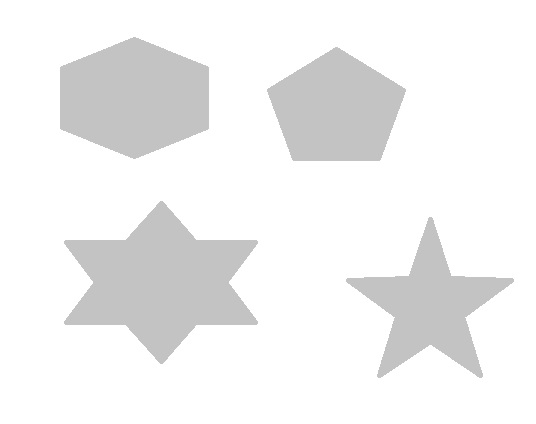
#> input picture CSC420 Intro to Image Understanding/assets/Corners.jpg, 536 x 424 px
$ jupyter execute 'Image Features - Harris Corner Detector.ipynb'
#> lines starting #> are read from the running program, lines starting #| are printed output that depends on the picture
[cell 1]
import cv2
import numpy as np
from matplotlib import pyplot as plt
import math
import scipy.ndimage
import seaborn as sns
from scipy.signal import convolve2d

def imshow(img, ax=None, title="", bgr=True):
    # since plt and cv2 have different RGB sorting
    if bgr:
        img = cv2.cvtColor(img,cv2.COLOR_BGR2RGB)
    if ax == None:
        plt.imshow(img.astype(np.uint8))
        plt.axis("off")
        plt.title(title)
    else:
        ax.imshow(img.astype(np.uint8))
        ax.set_axis_off()
        ax.set_title(title)

plt.rcParams["figure.figsize"] = (12,6)

## Image Stitching

When matching to images, and even to merge into one.
__Detection__ identify the interest points
__Description__ extract __feature vector__ around each interest point
__Matching__ determine correspondence between descriptors in two views

The goal is to detect the same points in both images, the number of points must be generated in each image independently, and must have a sufficient number for comparison, while at the same time not too many, which makes the algorithm slow.

#### What are good characteristics for a interest point
Must have somewhat unique texture in the local sense
Large contrast changes, i.e. gradients
Edge is less useful since line segments can be localized on any place with the same orientation (aperture problem)
Therefore, we need at least two different orientations, which can be reliably matched

### Corner Detection
"Corner like" patch can be reliably matched

We should easily recognize the corner "point" by looking through a small window, where there should have a large change in intensity in all directions.

#### Weighed summed square difference
$$E_{WSSD}(u,v) = \sum_x \sum_y w(x,y)[I(x+u, u+v) - I(x,y)]^2$$
where $w: \mathbb N^2 \rightarrow \mathbb R$ is the weighted function, for example indicator $\mathbb I((x,y) \text{ in window})$, or 2-D Gaussian.

Them, fit $I(x+u, y+v)$ by a first-order Taylor series expansion about $x,y$:
$$I(x+u, y+v)\approx I(x,y) + u\cdot \frac{\partial I}{\partial x}(x,y) + v\cdot \frac{\partial l}{\partial y}(x,y)$$
Then, we can approximate $I$ by a series of polynomials, so that we can plugging in for $E_{WSSD}$

$$\begin{align}
E_{WSSD}(u,v) &= \sum_x \sum_y w(x,y)[I(x+u, u+v) - I(x,y)]^2\\
&\approx \sum_x\sum_y w(x,y)(I(x,y) + u\cdot I_x + v\cdot I_y - I(x,y))^2\\
&= \sum_x\sum_y w(x,y)(u^2I_x^2 + 2u\cdot v\cdot I_x\cdot I_y + v^2I_y^2)\\
&= \sum_x \sum_y w(x,y) \cdot \begin{bmatrix}u&v\end{bmatrix}
\begin{bmatrix}I_x^2&I_x\cdot I_y\\I_x\cdot I_y &I_y^2\end{bmatrix}
\begin{bmatrix}u\\v\end{bmatrix}\\
\text{Let }M &:= \sum_x\sum_y w(x,y)\begin{bmatrix}I_x^2&I_x\cdot I_y\\I_x\cdot I_y &I_y^2\end{bmatrix}\\
&= \begin{bmatrix}u&v\end{bmatrix}
M
\begin{bmatrix}u\\v\end{bmatrix}
\end{align}$$

[cell 2]
img = cv2.imread("../assets/Corners.jpg", cv2.IMREAD_GRAYSCALE)
#> img is the input picture: shape (424, 536); min 186, max 255, mean 241.2
img_blurred = cv2.GaussianBlur(img, (3, 3), 1).astype(int)
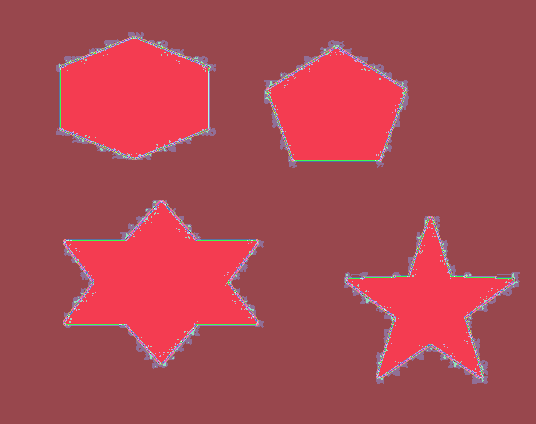
#> img_blurred: shape (424, 536) int64; 43 distinct labels, from 194 to 255; one colour per label, 0 black

img_v = convolve2d(img_blurred, np.array([[-1], [1]]), mode="valid")[:, :]
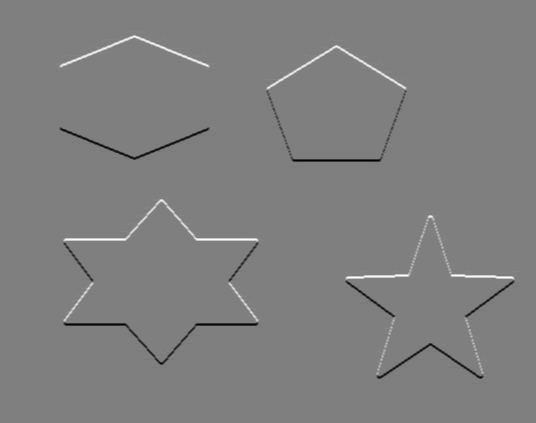
#> img_v: shape (423, 536) int64; min -28, max 28, mean 0; drawn with min black and max white
img_h = convolve2d(img_blurred, np.array([[-1],[1]]), mode="valid")[:, :]

fig, axs = plt.subplots(3, 2, figsize=(12, 16))

sns.heatmap(img_v, ax=axs[0][0], cmap="gray", cbar=False)
axs[0][0].set_axis_off()
axs[0][0].set_title("I_x")
sns.heatmap(img_v * img_v, ax=axs[0][1], cmap="gray", cbar=False)
axs[0][1].set_axis_off()
axs[0][1].set_title("I_x^2")

sns.heatmap(img_h, ax=axs[1][0], cmap="gray", cbar=False)
axs[1][0].set_axis_off()
axs[1][0].set_title("I_y")
sns.heatmap(img_h * img_h, ax=axs[1][1], cmap="gray", cbar=False)
axs[1][1].set_axis_off()
axs[1][1].set_title("I_y^2")

sns.heatmap(img_h * img_v, ax=axs[2][0], cmap="gray", cbar=False)
axs[2][0].set_axis_off()
axs[2][0].set_title("I_x I_y")
sns.heatmap(img_blurred, ax=axs[1][1], cmap="gray", cbar=False)
axs[2][1].set_axis_off()
axs[2][1].set_title("Original");
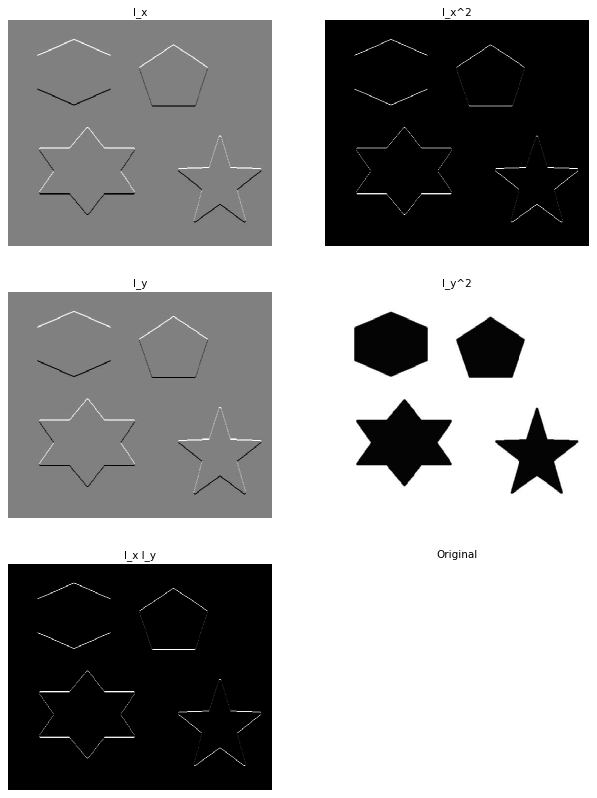
#> figure drawn by matplotlib, 5 panels

Note that $M$ is independent of $u,v$.

Consider using an indicator weight function, then $M = \begin{bmatrix}\sum_{x,y} I_x^2 &\sum_{x,y} I_x\cdot I_y\\\sum_{x,y} I_x\cdot I_y &\sum_{x,y} I_y^2\end{bmatrix}$ defines the shape. Generally, $E_{WSSD}(u,v)$ will be a ellipse

[cell 3]
patch = img[300: 350, 50: 100]
I_x = cv2.filter2D(patch, -1, np.array([[-1, 1]]))
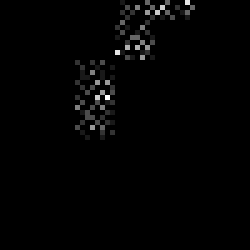
#> I_x: shape (50, 50) (shown 5 times larger); min 0, max 10, mean 0.122; drawn with min black and max white
I_y = cv2.filter2D(patch, -1, np.array([[-1], [1]]))

M = np.array([[np.sum(I_x ** 2), np.sum(I_x * I_y)],
              [np.sum(I_x * I_y), np.sum(I_y ** 2)]])
#> M = [[1390, 1722], [1722, 3654]]
result = np.zeros((41, 41))
for u in range(-20, 21):
    for v in range(-20, 21):
        vec =  np.array([[u/10, v/10]])
        result[u+20, v+20] = vec @ M @ vec.T
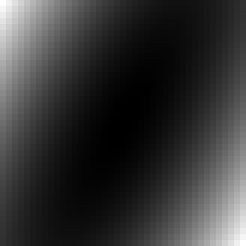
#> result: shape (41, 41) float64 (shown 6 times larger); min 0, max 33952, mean 7061.6; drawn with min black and max white
ax = sns.heatmap(result)
ax.set_axis_off()
ax.set_title("WSSD(u,v)");
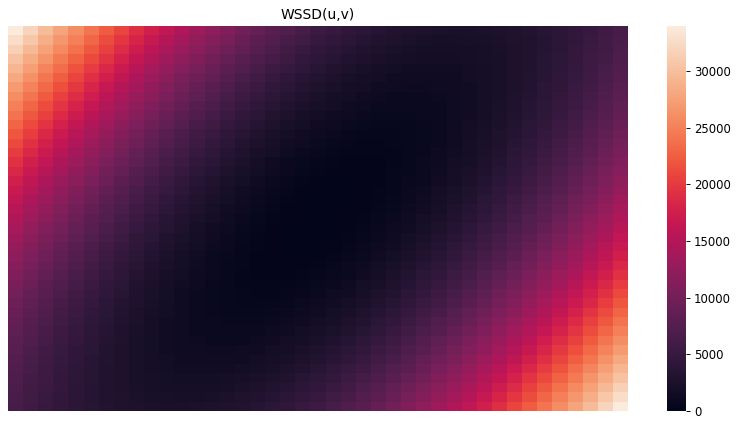
#> figure drawn by matplotlib, 2 panels

Note that $M$ is symmetric $2\times 2$ matrix and is diagonalizable, i.e. $M = V diag(\lambda_1, \lambda_2), V^{-1}$, and $\lambda_{\min}^{-1/2}, \lambda_{max}^{-1/2} \propto$ length of the radii of the ellipse and indicate the direction of of slowest change and fastest change, respectively.

Then, a perpendicular corner will have large lambdas and $\lambda_1 \approx \lambda_2$, for edges, $\lambda_a >> \lambda_b$, for "flat" region, lambdas are small.

#### Harris Corner Detector
Given such characteristics of lambda, we can propose a rotationally invariant criteria
$$R := \lambda_1\lambda_2 - \alpha(\lambda_1+\lambda_2)^2 = det(M) - \alpha \cdot trace(M)^2$$
Where $\alpha \in (0.04, 0.06)$ is a constant coefficient

$R<0\Rightarrow$ edge
$R > 0 \Rightarrow $ corner
$|R| < S$ for some small threshold $S\Rightarrow $ flat region

[cell 4]
patches = [img_blurred[300: 350, 50: 100], img_blurred[:50, 30:80], img_blurred[130:180, 330:380]]
fig, axs = plt.subplots(1, 3, figsize=(12, 4))
for i in range(3):
    patch = patches[i]
    I_x = convolve2d(patch, np.array([[-1, 1], [-1, 1]]), mode="valid")
    I_y = convolve2d(patch, np.array([[-1, -1], [1, 1]]), mode="valid")

    M = np.array([[np.sum(I_x ** 2), np.sum(I_x * I_y)],
                  [np.sum(I_x * I_y), np.sum(I_y ** 2)]])
    eig = np.round(np.linalg.eigvals(M), 2)
    R = eig[0] * eig[1] - 0.04*(eig[0] + eig[1])**2
    sns.heatmap(patch, ax=axs[i], cbar=False)
    axs[i].set_axis_off()
    axs[i].set_title("lmbd = " + str(eig[0]) + ", " + str(eig[1]) + "\nR = " + str(R))
#> this loop made 3 passes
#> (M, eig, R) on passes 1, 3: ([[93444, 52018], [52018, 220992]], [74919.8, 239516.2], 1.4e+10), ([[362, 1078], [1078, 252674]], [357.4, 252678.6], -2.47e+09)
#> (M, R) on pass 2: ([[0, 0], [0, 0]], 0)
#> pass 1, `patch = patches[i]`:
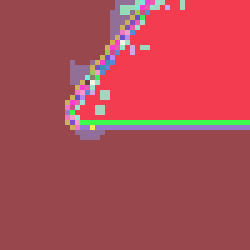
#> patch: shape (50, 50) int64 (shown 5 times larger); 27 distinct labels, from 194 to 255; one colour per label, 0 black
#> pass 1, `I_y = convolve2d(patch, np.array([[-1, -1], [1, 1]]), mode="valid")`:
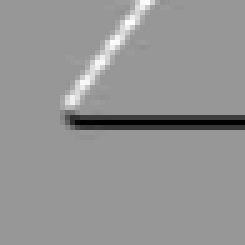
#> I_y: shape (49, 49) int64 (shown 5 times larger); min -54, max 37, mean -1; drawn with min black and max white
#> after the loop:
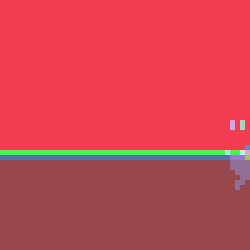
#> patch: shape (50, 50) int64 (shown 5 times larger); 12 distinct labels, from 194 to 255; one colour per label, 0 black
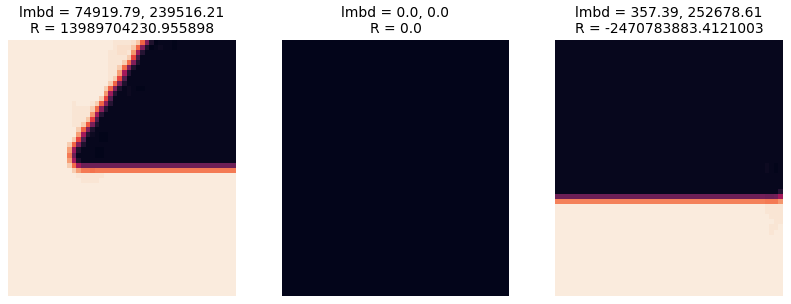
#> figure drawn by matplotlib, 3 panels
